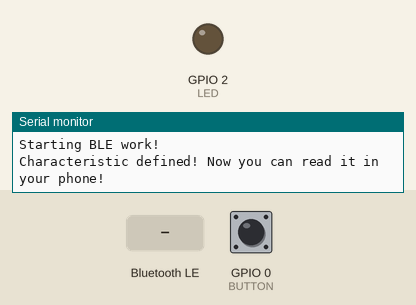
This program was run on a simulated ESP32. On the bench: output pins drawn as LEDs (lit = HIGH), the last lines printed to the serial monitor. The test bench sets the inputs (shaded band); at power-on: GPIO 0 (BUTTON) HIGH. Nothing arrives over Bluetooth unless stated; a phone connects over Bluetooth LE 3 s after start.

Above: at 1.2 s.
1.3 s: Bluetooth LE write "5" received
At 2.2 s:
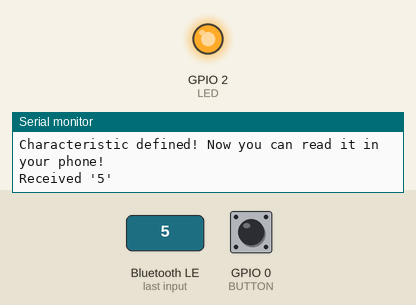
6.8 s: Bluetooth LE write "0" received
At 7.6 s:
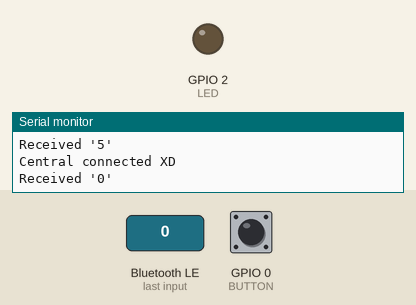
Timing chart, 0 to 9.3 s (numbered marks = the images above; inputs shaded):
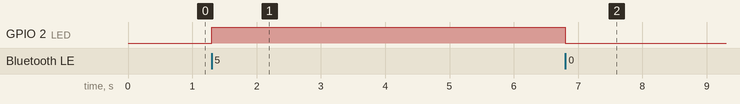

The program:

main.cpp
```cpp
#include <Arduino.h>
#include <BLEServer.h>
#include <BLEDevice.h>
#include <BLEUtils.h>
#include <BLE2902.h>

#define LED 2
#define BUTTON 0
#define SERVICE_UUID "4fafc201-1fb5-459e-8fcc-c5c9c331914b"
#define LED_CHARACTERISTIC_UUID "beb5483e-36e1-4688-b7f5-ea07361b26a8"
#define BUTTON_CHARACTERISTIC_UUID "8801f158-f55e-4550-95f6-d260381b99e7"

BLECharacteristic *ledCharacteristic;
BLECharacteristic *buttonCharacteristic;

bool deviceConnected = false;
volatile int buttonState = HIGH;

void pin_ISR();


class ServerCallbacks: public BLEServerCallbacks {
    void onConnect(BLEServer* pServer) {
      Serial.println("Central connected XD");
      deviceConnected = true;
    };

    void onDisconnect(BLEServer* pServer) {
      Serial.println("Central dis-connected :(");
      deviceConnected = false;
    }
};


class ControlSwitch: public BLECharacteristicCallbacks {
    void onWrite(BLECharacteristic* pCharacteristic) {
      std::string value = pCharacteristic->getValue();
      Serial.printf("Received '%s'\n", value.c_str());
      if (value.length() > 1) {
        Serial.println("Value should be 0 or 1");
        return;
      }
      long switchState = std::strtol(value.c_str(), NULL, 10);
      if (switchState == 0l) {
        digitalWrite(LED, LOW);
      }
      else {
        digitalWrite(LED, HIGH);
      }
    }
};


void setup() {
  // put your setup code here, to run once:
  Serial.begin(115200);
  Serial.println("Starting BLE work!");

  // set up pin
  pinMode(LED, OUTPUT);
  pinMode(BUTTON, INPUT_PULLUP);
  attachInterrupt(digitalPinToInterrupt(BUTTON), pin_ISR, CHANGE);

  // set up ble
  BLEDevice::init("esp32-two-way");
  BLEServer *pServer = BLEDevice::createServer();
  pServer->setCallbacks(new ServerCallbacks());

  BLEService *lightSwitchService = pServer->createService(SERVICE_UUID);
  ledCharacteristic = lightSwitchService->createCharacteristic(
                            LED_CHARACTERISTIC_UUID,
                            BLECharacteristic::PROPERTY_READ |
                            BLECharacteristic::PROPERTY_WRITE
                          );
  BLEDescriptor* descriptor = new BLEDescriptor(BLEUUID((uint16_t) 0x2901));
  descriptor->setValue("Set LED");
  ledCharacteristic->addDescriptor(descriptor);
  ledCharacteristic->addDescriptor(new BLE2902());
  ledCharacteristic->setCallbacks(new ControlSwitch());

  buttonCharacteristic = lightSwitchService->createCharacteristic(
                          BUTTON_CHARACTERISTIC_UUID,
                          BLECharacteristic::PROPERTY_NOTIFY
                        );
  // client charactersitic descriptor: required for notify
  buttonCharacteristic->addDescriptor(new BLE2902());
  lightSwitchService->start();

  // off initially
  ledCharacteristic->setValue("0");
  buttonCharacteristic->setValue("0");

  BLEAdvertising *pAdvertising = BLEDevice::getAdvertising();
  pAdvertising->addServiceUUID(SERVICE_UUID);
  pAdvertising->setScanResponse(false);
  // pAdvertising->setMinPreferred(0x06);  // functions that help with iPhone connections issue
  pAdvertising->setMinPreferred(0x12);
  BLEDevice::startAdvertising();
  Serial.println("Characteristic defined! Now you can read it in your phone!");
}


void loop() {
  delay(1000);
  if (buttonState == LOW) {
    Serial.println("Button pressed!");
    if (buttonCharacteristic->getValue() == "0") {
      // Serial.println("Button pressed!");
      buttonCharacteristic->setValue("1");
      buttonCharacteristic->notify();
    }
    else {
      buttonCharacteristic->setValue("0");
      buttonCharacteristic->notify();
    }
  }
}


void pin_ISR() {
  buttonState = digitalRead(BUTTON);
}
```

Measured:
- after the input at 1.3 s, GPIO 2 (LED): LOW → HIGH at once
- after the input at 6.8 s, GPIO 2 (LED): HIGH → LOW at once
